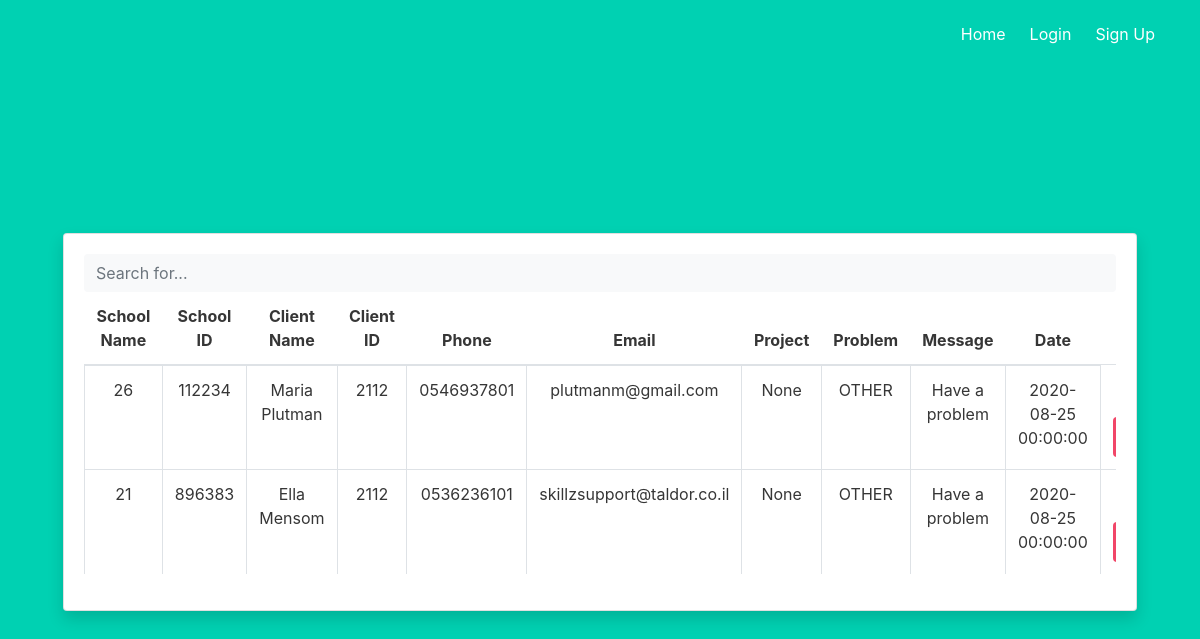
Page /tables on the committed database.
### project/models.py (models this page shows, shortened)
class Request(UserMixin, db.Model):
    __searchable__ = ['username','client_id','school_name','school_id','project_id']
    id = db.Column(db.Integer, primary_key=True)
    username = db.Column(db.String(50), nullable=False)
    client_id = db.Column(db.String(50), nullable=False)
    school_name = db.Column(db.String(50))
    school_id = db.Column(db.String(50), nullable=False)
    phone = db.Column(db.String(50))
    email = db.Column(db.String(50))
    problem = db.Column(db.String(100), nullable=False)
    message = db.Column(db.String(100),nullable=False)
    project_id = db.Column(db.Integer, db.ForeignKey('project.id'))
    r_date = db.Column(db.DateTime, default=date.today)

### project/auth_blueprint.py (the view)
@auth.route('/tables')
def tables():
    data = Request.query.all()
    return render_template('tables.html', requests=data)

### project/templates/tables.html (shortened to what this page needs)
{% extends "base.html" %}
{% block content %}
<body id="page-top">
          <div class="card shadow mb-4">
            <div class="card-body">
              <div class="table-responsive">
                <table class="table table-bordered" id="dataTable" width="100%" cellspacing="0">
                  <thead>
                        <input type="text" class="form-control bg-light border-0 small" placeholder="Search for..." aria-label="Search" aria-describedby="basic-addon2" id="livebox">
                    <tr>
                      <th>School Name</th>
                      <th>School ID</th>
                      <th>Client Name</th>
                      <th>Client ID</th>
                      <th>Phone</th>
                      <th>Email</th>
                      <th>Project</th>
                      <th>Problem</th>
                      <th>Message</th>
                      <th>Date</th>
                    </tr>
                  </thead>
                  <tbody>
                    {% for request in requests %}
                    <tr>
                      <td>{{ request.school_name }}</td>
                      <td>{{ request.school_id }}</td>
                      <td>{{ request.username }}</td>
                      <td>{{ request.client_id }}</td>
                      <td>{{ request.phone }}</td>
                      <td>{{ request.email }}</td>
                      <td>{{ request.project }}</td>
                      <td>{{ request.problem }}</td>
                      <td>{{ request.message }}</td>
                      <td>{{ request.r_date }}</td>
                      <td>
                        <a href="/delete/{{request.id}}" class="button is-danger is-normal" onclick="return confirm('Are You Sure To Delete ?')">Delete</a>
                    </td>
                    </tr>
                    {% endfor %}
                  </tbody>
                </table>
              </div>
            </div>
          </div>
{% endblock %}

### project/templates/base.html (shortened to what this page needs)
<!DOCTYPE html>
<html>
<head>
    <link rel="stylesheet" href="https://cdnjs.cloudflare.com/ajax/libs/bulma/0.7.2/css/bulma.min.css" />
    <link rel="stylesheet" href="https://stackpath.bootstrapcdn.com/bootstrap/4.1.3/css/bootstrap.min.css">
</head>
<body>
    <section class="hero is-primary is-fullheight">
        <div class="hero-head">
            <nav class="navbar">
                <div class="container">
                    <div id="navbarMenuHeroA" class="navbar-menu">
                        <div class="navbar-end">
                            {% if not current_user.is_authenticated %}
                            <a href="{{ url_for('main.index') }}" class="navbar-item">
                                Home
                            </a>
                            <a href="{{ url_for('auth.login') }}" class="navbar-item">
                                Login
                            </a>
                            <a href="{{ url_for('auth.signup') }}" class="navbar-item">
                                Sign Up
                            </a>
                            {% endif %}
                        </div>
                    </div>
                </div>
            </nav>
        </div>
        <div class="hero-body">
            <div class="container has-text-centered">
                {% block content %}
                {% endblock %}
</body>
</html>

### rows in the picture
Request: school_name "26", school_id "112234", username "Maria Plutman", client_id "2112", phone "0546937801", email "plutmanm@gmail.com", project "None", problem "OTHER", message "Have a problem", r_date "2020-08-25 00:00:00"
Request: school_name "21", school_id "896383", username "Ella Mensom", client_id "2112", phone "0536236101", email "skillzsupport@taldor.co.il", project "None", problem "OTHER", message "Have a problem", r_date "2020-08-25 00:00:00"
